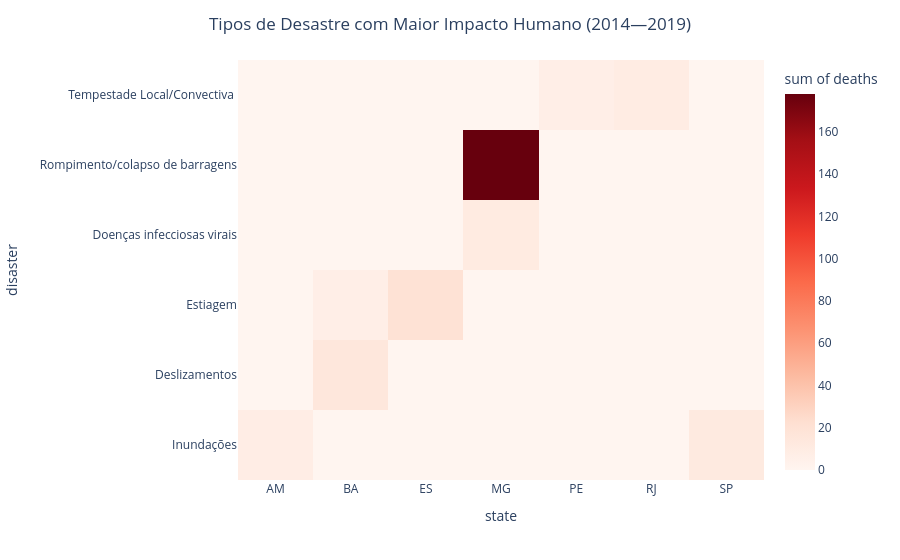

Notebook source saved alongside this figure:
### Markdown cell above
Criar gráfico
- Heatmap

### Code cell
df_heat = q3_df.groupby(["state", "disaster"], as_index=False)["deaths"].sum()

fig = px.density_heatmap(
    df_heat,
    x="state",
    y="disaster",
    z="deaths",
    color_continuous_scale="Reds"
)

fig.update_layout(
    title="Tipos de Desastre com Maior Impacto Humano (2014—2019)",
    title_x=0.5,
    template="plotly_white"
)

fig.show()

### Figure 1 — Plotly figure (JSON) as saved in the notebook; plotly's stock layout.template omitted (floating-point values rounded to 4 significant figures)
{"data": [{"coloraxis": "coloraxis", "histfunc": "sum", "hovertemplate": "state=%{x}<br>disaster=%{y}<br>sum of deaths=%{z}<extra></extra>", "name": "", "type": "histogram2d", "x": ["AM", "BA", "BA", "ES", "MG", "MG", "PE", "RJ", "SP"], "xaxis": "x", "xbingroup": "x", "y": [" Inundações", " Deslizamentos", " Estiagem", " Estiagem", " Doenças infecciosas virais", " Rompimento/colapso de barragens", " Tempestade Local/Convectiva ", " Tempestade Local/Convectiva ", " Inundações"], "yaxis": "y", "ybingroup": "y", "z": [8, 15, 7, 20, 11, 178, 7, 10, 12]}], "layout": {"coloraxis": {"colorbar": {"title": {"text": "sum of deaths"}}, "colorscale": [[0, "rgb(255,245,240)"], [0.125, "rgb(254,224,210)"], [0.25, "rgb(252,187,161)"], [0.375, "rgb(252,146,114)"], [0.5, "rgb(251,106,74)"], [0.625, "rgb(239,59,44)"], [0.75, "rgb(203,24,29)"], [0.875, "rgb(165,15,21)"], [1, "rgb(103,0,13)"]]}, "legend": {"tracegroupgap": 0}, "margin": {"t": 60}, "title": {"text": "Tipos de Desastre com Maior Impacto Humano (2014—2019)", "x": 0.5}, "xaxis": {"anchor": "y", "domain": [0, 1], "title": {"text": "state"}}, "yaxis": {"anchor": "x", "domain": [0, 1], "title": {"text": "disaster"}}}}
